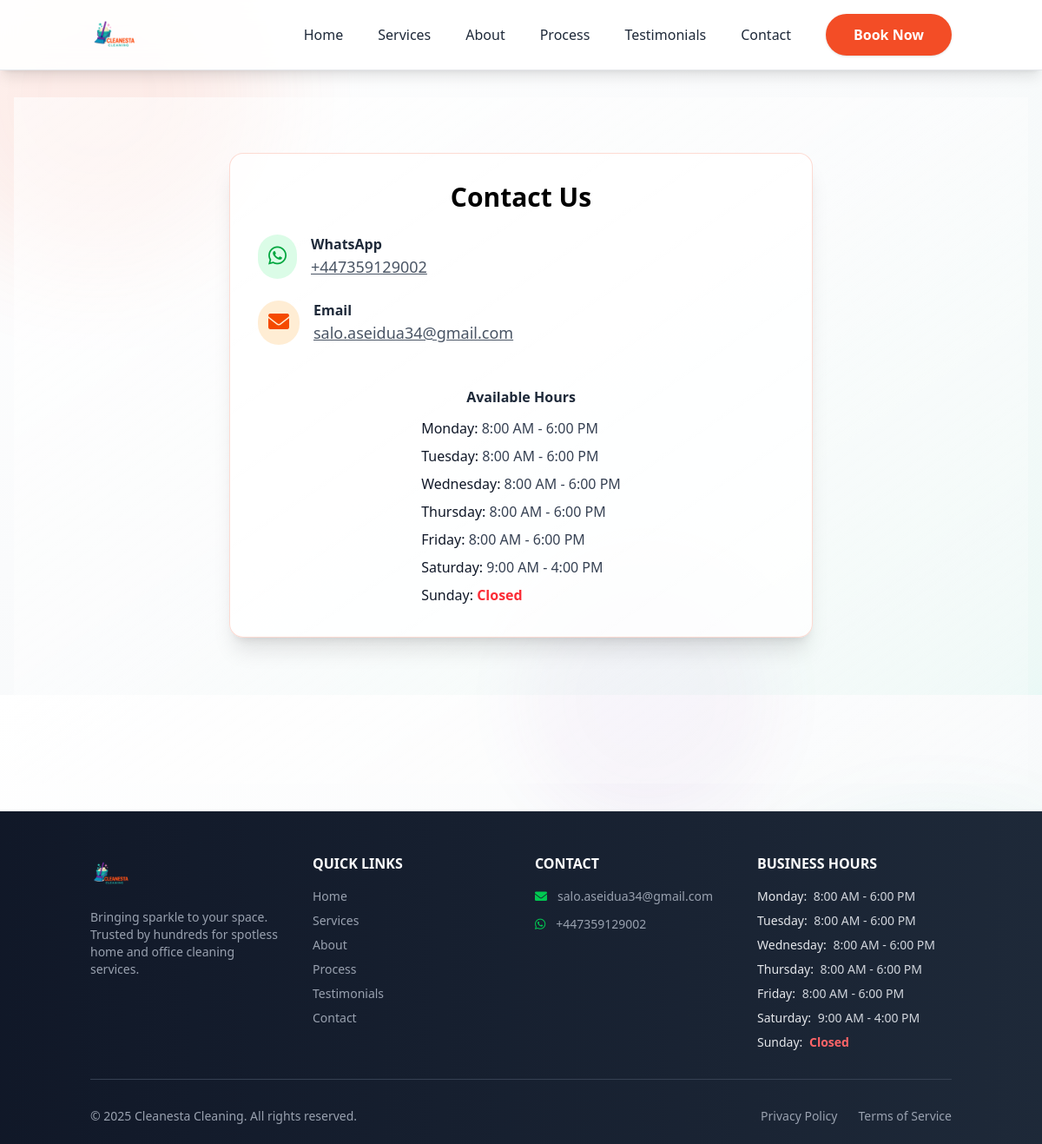
/index.php?page=contact, run on the app's committed database.
### tables this page shows
CREATE TABLE `contact_info` (
  `id` int(11) NOT NULL,
  `whatsapp_link` varchar(255) DEFAULT NULL,
  `email` varchar(255) DEFAULT NULL,
  `created_at` timestamp NOT NULL DEFAULT current_timestamp(),
  `updated_at` timestamp NOT NULL DEFAULT current_timestamp() ON UPDATE current_timestamp()
);

CREATE TABLE `business_hours` (
  `id` int(11) NOT NULL,
  `day` varchar(20) NOT NULL,
  `open_time` time DEFAULT NULL,
  `close_time` time DEFAULT NULL,
  `is_closed` tinyint(1) DEFAULT 0,
  `created_at` timestamp NOT NULL DEFAULT current_timestamp(),
  `updated_at` timestamp NOT NULL DEFAULT current_timestamp() ON UPDATE current_timestamp()
);

### app/views/contact/index.php (called while the page is built)
<?php
if (!isset($contactInfo) || !isset($businessHours)) {
    $contactModel = new \App\Models\ContactInfo();
    $contactInfo = $contactModel->getInfo();
    $hoursModel = new \App\Models\BusinessHours();
    $businessHours = $hoursModel->getAll();
}
include __DIR__ . '/../components/_contact.php';
?>

### app/controllers/Controller.php (called while the page is built, shortened)
<?php
abstract class Controller {
    protected function render($view, $data = []) {
        extract($data);
        require_once __DIR__ . "/../../app/views/{$view}.php";
        require_once __DIR__ . "/../../app/views/templates/index.php";
    }
}

### app/controllers/PageController.php (called while the page is built, shortened)
<?php
class PageController extends Controller {
    public function contact() {
        $this->render('contact/index');
    }
}

### app/routers/index.php (called while the page is built, shortened)
<?php
$uri = parse_url($_SERVER['REQUEST_URI'], PHP_URL_PATH);
$uri = trim($uri, '/');
$uri = str_replace('public/', '', $uri);
$uri = trim($uri, '/');
if (isset($_GET['page'])) {
    $uri = $_GET['page'];
}
try {
    switch ($uri) {
        case 'contact':
            $method = 'contact';
            break;
    }
    $controllerInstance = new $controller();
    $controllerInstance->$method();
} catch (\Exception $e) {
    error_log("Error in router: " . $e->getMessage());
    echo "<pre>Error: " . $e->getMessage() . "\n" . $e->getTraceAsString() . "</pre>";
    header("HTTP/1.0 500 Internal Server Error");
    require_once __DIR__ . '/../views/errors/500.php';
}

### index.php (called while the page is built, shortened)
<?php
require_once __DIR__ . '/core/init.php';
require_once __DIR__ . '/app/routers/index.php';

### app/models/Model.php (called while the page is built, shortened)
<?php
abstract class Model {
    public function __construct() {
        global $connexion;
        $this->connexion = $connexion;
    }
}

### app/models/ContactInfo.php (called while the page is built, shortened)
<?php
class ContactInfo extends Model {
    protected $table = 'contact_info';
    public function getInfo() {
        $sql = "SELECT * FROM {$this->table} ORDER BY id ASC LIMIT 1";
        $stmt = $this->connexion->query($sql);
        return $stmt->fetch(PDO::FETCH_ASSOC);
    }
}

### core/init.php (called while the page is built, shortened)
<?php
spl_autoload_register(function ($class) {
    $class = str_replace('\\', DIRECTORY_SEPARATOR, $class);
    $file = __DIR__ . '/../' . $class . '.php';
});

### app/models/BusinessHours.php (called while the page is built, shortened)
<?php
class BusinessHours extends Model {
    protected $table = 'business_hours';
    public function getAll() {
        $sql = "SELECT * FROM {$this->table} ORDER BY FIELD(day, 'Monday','Tuesday','Wednesday','Thursday','Friday','Saturday','Sunday')";
        $stmt = $this->connexion->query($sql);
        return $stmt->fetchAll(PDO::FETCH_ASSOC);
    }
}

### app/views/components/_contact.php (the view)
<section id="contact" class="py-16 bg-gradient-to-br from-[var(--color-neutral)]/60 to-[var(--color-neutral)]/20 min-h-[60vh]">
    <div class="container mx-auto px-4 flex flex-col items-center justify-center">
        <div class="max-w-2xl w-full mx-auto">
            <div class="bg-white/80 rounded-2xl shadow-xl border border-[var(--color-primary)]/20 p-8 flex flex-col items-center">
                <h2 class="text-3xl font-bold text-primary mb-6 text-center">Contact Us</h2>
                <div class="w-full flex flex-col md:flex-row md:justify-between gap-8 mb-8">
                    <div class="flex-1 flex flex-col gap-6">
                        <div class="flex items-center gap-4">
                            <div class="bg-green-100 text-green-600 rounded-full p-3">
                                <i class="fa-brands fa-whatsapp text-2xl"></i>
                            </div>
                            <div>
                                <h5 class="font-semibold text-gray-800">WhatsApp</h5>
                                <?php if (!empty($contactInfo['whatsapp_link'])): ?>
                                    <a href="<?php echo $contactInfo['whatsapp_link']; ?>" target="_blank" class="text-gray-600 hover:text-[var(--color-primary)] underline text-lg">
                                        <?php echo preg_replace('/^https:\/\/wa\.me\//', '+', $contactInfo['whatsapp_link']); ?>
                                    </a>
                                <?php else: ?>
                                    <p class="text-gray-600">Not available</p>
                                <?php endif; ?>
                            </div>
                        </div>
                        <div class="flex items-center gap-4">
                            <div class="bg-orange-100 text-orange-600 rounded-full p-3">
                                <i class="fas fa-envelope text-2xl"></i>
                            </div>
                            <div>
                                <h5 class="font-semibold text-gray-800">Email</h5>
                                <?php if (!empty($contactInfo['email'])): ?>
                                    <a href="mailto:<?php echo $contactInfo['email']; ?>" class="text-gray-600 hover:text-[var(--color-primary)] underline text-lg">
                                        <?php echo $contactInfo['email']; ?>
                                    </a>
                                <?php else: ?>
                                    <p class="text-gray-600">Not available</p>
                                <?php endif; ?>
                            </div>
                        </div>
                    </div>
                </div>
                <div class="w-full mt-4">
                    <h5 class="font-semibold text-gray-800 mb-3 text-center">Available Hours</h5>
                    <div class="flex flex-col md:flex-row md:justify-center md:gap-8">
                        <?php if (!empty($businessHours) && is_array($businessHours)): ?>
                            <div class="flex flex-col gap-1 text-center md:text-left">
                                <?php foreach ($businessHours as $hour): ?>
                                    <p class="text-gray-700 mb-1">
                                        <span class="font-medium text-gray-900"><?php echo $hour['day']; ?>:</span>
                                        <?php if ($hour['is_closed']): ?>
                                            <span class="text-red-500 font-semibold">Closed</span>
                                        <?php else: ?>
                                            <span><?php echo date('g:i A', strtotime($hour['open_time'])) . ' - ' . date('g:i A', strtotime($hour['close_time'])); ?></span>
                                        <?php endif; ?>
                                    </p>
                                <?php endforeach; ?>
                            </div>
                        <?php else: ?>
                            <p class="text-gray-600">Business hours not available.</p>
                        <?php endif; ?>
                    </div>
                </div>
            </div>
        </div>
    </div>
</section>

### app/views/templates/partials/_footer.php (shortened to what this page needs)
<?php
global $connexion;
if ($connexion) {
    $settings = $connexion->query("SELECT setting_key, setting_value FROM settings")->fetchAll(PDO::FETCH_KEY_PAIR);
    $contact = $connexion->query("SELECT * FROM contact_info LIMIT 1")->fetch(PDO::FETCH_ASSOC);
    $hours = $connexion->query("SELECT * FROM business_hours ORDER BY id ASC")->fetchAll(PDO::FETCH_ASSOC);
} else {
    $settings = [];
    $contact = [];
    $hours = [];
}
?>
<footer class="bg-gradient-to-r from-gray-900 to-gray-800 text-gray-300 pt-12 pb-8">
    <div class="container mx-auto px-4">
        <div class="grid grid-cols-1 md:grid-cols-2 lg:grid-cols-4 gap-8">
            <div class="space-y-4">
                <img src="<?php echo $settings['cleanesta-logo'] ?? '/assets/images/logo/cleanesta-logo.png'; ?>" alt="Cleanesta Cleaning Logo" class="h-12">
                <p class="text-gray-400 text-sm">
                    <?php echo $settings['cleanesta-description'] ?? 'Bringing sparkle to your space. Trusted by hundreds for spotless home and office cleaning services.'; ?>
                </p>
            </div>
            <div>
                <h6 class="text-white font-bold uppercase mb-4">Quick Links</h6>
                <ul class="space-y-2 text-sm">
                    <li><a href="./index.php?page=home" class="text-gray-400 hover:text-green-500 transition-colors duration-300 hover:pl-2 block">Home</a></li>
                    <li><a href="./index.php?page=services" class="text-gray-400 hover:text-green-500 transition-colors duration-300 hover:pl-2 block">Services</a></li>
                    <li><a href="./index.php?page=about" class="text-gray-400 hover:text-green-500 transition-colors duration-300 hover:pl-2 block">About</a></li>
                    <li><a href="./index.php?page=process" class="text-gray-400 hover:text-green-500 transition-colors duration-300 hover:pl-2 block">Process</a></li>
                    <li><a href="./index.php?page=testimonials" class="text-gray-400 hover:text-green-500 transition-colors duration-300 hover:pl-2 block">Testimonials</a></li>
                    <li><a href="./index.php?page=contact" class="text-gray-400 hover:text-green-500 transition-colors duration-300 hover:pl-2 block">Contact</a></li>
                </ul>
            </div>
            <div>
                <h6 class="text-white font-bold uppercase mb-4">Contact</h6>
                <ul class="space-y-3 text-sm text-gray-400">
                    <?php if (!empty($contact['email'])): ?>
                    <li class="flex items-center">
                        <i class="fas fa-envelope mr-3 text-green-500"></i>
                        <a href="mailto:<?php echo $contact['email']; ?>" class="hover:text-green-500 transition-colors duration-300"><?php echo $contact['email']; ?></a>
                    </li>
                    <?php endif; ?>
                    <?php if (!empty($contact['whatsapp_link'])): ?>
                    <li class="flex items-center">
                        <i class="fab fa-whatsapp mr-3 text-green-500"></i>
                        <a href="<?php echo $contact['whatsapp_link']; ?>" target="_blank" class="hover:text-green-500 transition-colors duration-300">
                            <?php echo preg_replace('/^https:\/\/wa\.me\//', '+', $contact['whatsapp_link']); ?>
                        </a>
                    </li>
                    <?php endif; ?>
                </ul>
            </div>
            <div>
                <h6 class="text-white font-bold uppercase mb-4">Business Hours</h6>
                <ul class="space-y-2 text-sm">
                    <?php if (!empty($hours)): ?>
                        <?php foreach ($hours as $hour): ?>
                            <li>
                                <span class="font-medium text-gray-200"><?php echo $hour['day']; ?>:</span>
                                <?php if ($hour['is_closed']): ?>
                                    <span class="text-red-400 font-semibold ml-1">Closed</span>
                                <?php else: ?>
                                    <span class="ml-1"><?php echo date('g:i A', strtotime($hour['open_time'])) . ' - ' . date('g:i A', strtotime($hour['close_time'])); ?></span>
                                <?php endif; ?>
                            </li>
                        <?php endforeach; ?>
                    <?php else: ?>
                        <li>Not available</li>
                    <?php endif; ?>
                </ul>
            </div>
        </div>
        <hr class="border-gray-700 my-8">
        <div class="flex flex-col md:flex-row justify-between items-center">
            <p class="text-sm text-gray-400 mb-4 md:mb-0">&copy; <?php echo date('Y'); ?> Cleanesta Cleaning. All rights reserved.</p>
            <div class="flex space-x-6">
                <a href="./index.php?page=privacy" class="text-sm text-gray-400 hover:text-green-500 transition-colors duration-300">Privacy Policy</a>
                <a href="./index.php?page=terms" class="text-sm text-gray-400 hover:text-green-500 transition-colors duration-300">Terms of Service</a>
            </div>
        </div>
    </div>
</footer>

### data on the page
contact_info: whatsapp_link "+447359129002", email "salo.aseidua34@gmail.com"
business_hours: day "Monday", open_time "8:00 AM", close_time "6:00 PM"
business_hours: day "Tuesday", open_time "8:00 AM", close_time "6:00 PM"
business_hours: day "Wednesday", open_time "8:00 AM", close_time "6:00 PM"
business_hours: day "Thursday", open_time "8:00 AM", close_time "6:00 PM"
business_hours: day "Friday", open_time "8:00 AM", close_time "6:00 PM"
business_hours: day "Saturday", open_time "9:00 AM", close_time "4:00 PM"
business_hours: day "Sunday", is_closed "Closed"

### other printed values
$settings['cleanesta-description'] "Bringing sparkle to your space. Trusted by hundreds for spotless home and office cleaning services."
